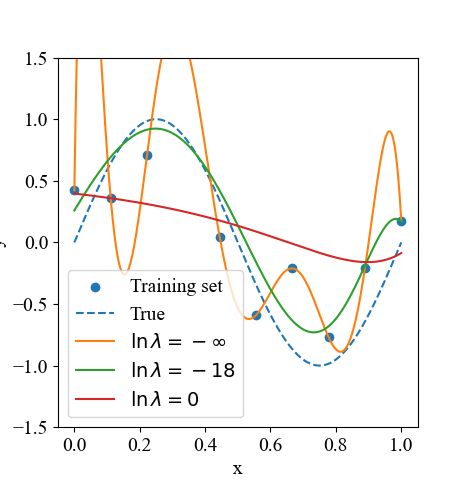

Python code for this plot:
import numpy as np
import matplotlib.pyplot as plt
from func21 import opt

# Generate training set
lam = np.array([0, np.exp(-10), 1])
N = 10      # number of training data
M = 9   # oder of polynominal (please choose M such that M+1 =< N.)
f = 1       # frequency of sin wave.
A = 1       # amplitude of the sine wave 
start = 0   # lower bound   of x
stop = 1    # upper bound of x
sigma = 0.3             # standard deviation of the noise
y_offset = 0
x = np.linspace(start, stop, num = N, endpoint = True)  # generate x value
y = np.random.normal(A*np.sin(2*np.pi*f*x),sigma) + y_offset       # generate y value

# Compose Matrix for optimization
X = np.zeros((N,M+1))   # (N times M+1)
for i in range(N):
    for j in range(M+1):
        X[i][j] = x[i]**j

w = np.zeros((M+1,len(lam)))
for k in range(len(lam)):
    w[:,k] = opt(y, X, lam[k])
    print(w[:,k])

# plot
xp = np.linspace(start, stop, num = 1000, endpoint = True)
y_ideal = A*np.sin(2*np.pi*f*xp) + y_offset
Np = xp.shape[0]
y_est = np.zeros((Np,len(lam)))
for k in range(len(lam)):
    for i in range(Np):
        for j in range(M+1):
            y_est[i][k] += (xp[i]**j)*w[j][k]

plt.rcParams['font.family'] = 'Times New Roman'
plt.rcParams["font.size"] = 14
plt.scatter(x*np.ones(np.shape(x)), y)
plt.plot(xp,y_ideal,linestyle="dashed")
for k in range(len(lam)):
    plt.plot(xp,y_est[:,k])
plt.ylim(-A-A*0.5, A+A*0.5)
plt.legend(['Training set','True','${\ln}\lambda=-\infty$','${\ln}\lambda=-18$','${\ln}\lambda=0$'])
plt.xlabel('x')
plt.ylabel('y')
plt.show()
